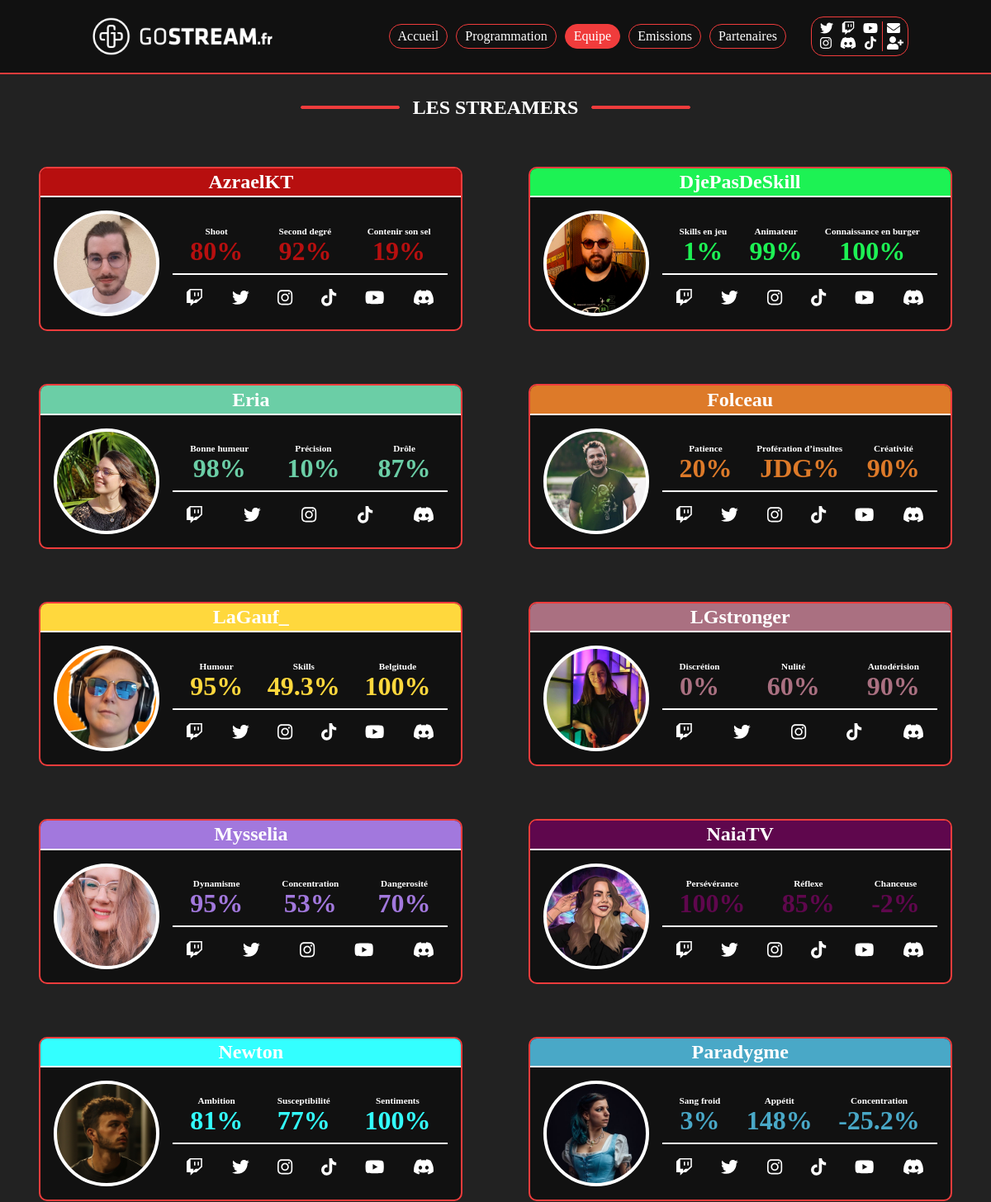
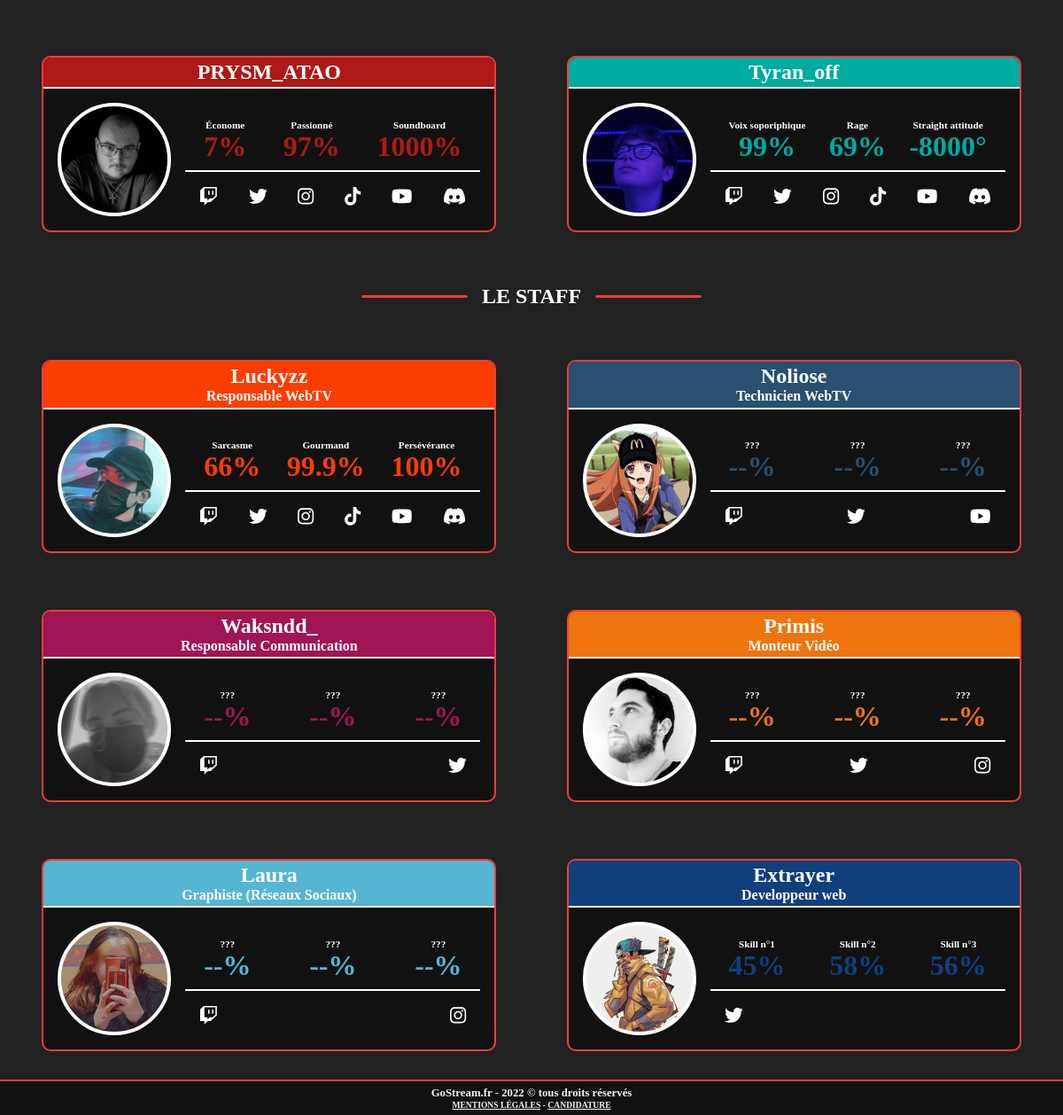
Page /equipe/ on the committed database (2 pictures, top to bottom).
### equipe/models.py (models this page shows, shortened)
class Streamer(models.Model):
    name = models.CharField(max_length=64)
    twitch = models.CharField(max_length=256,blank = True)
    youtube = models.CharField(max_length=256,blank = True)
    twitter = models.CharField(max_length=256,blank = True)
    instagram = models.CharField(max_length=256,blank = True)
    tiktok = models.CharField(max_length=256,blank = True)
    discord = models.CharField(max_length=256,blank = True)
    other = models.CharField(max_length=256,blank = True)
    pp = models.ImageField(upload_to='streamers', blank = True, null= True)
    color = models.CharField(max_length=256,blank = True)
    skill1 = models.CharField(max_length=256,blank = True)
    pourcent1 = models.CharField(max_length=256,blank = True)
    skill2 = models.CharField(max_length=256,blank = True)
    pourcent2 = models.CharField(max_length=256,blank = True)
    skill3 = models.CharField(max_length=256,blank = True)
    pourcent3 = models.CharField(max_length=256,blank = True)

class Equipe(models.Model):
    name = models.CharField(max_length=64)
    role = models.CharField(max_length=128)
    ordre = models.IntegerField()
    twitch = models.CharField(max_length=256,blank = True)
    youtube = models.CharField(max_length=256,blank = True)
    twitter = models.CharField(max_length=256,blank = True)
    instagram = models.CharField(max_length=256,blank = True)
    tiktok = models.CharField(max_length=256,blank = True)
    discord = models.CharField(max_length=256,blank = True)
    other = models.CharField(max_length=256,blank = True)
    pp = models.ImageField(upload_to='equipes', blank = True, null= True)
    color = models.CharField(max_length=256,blank = True)
    skill1 = models.CharField(max_length=256,blank = True)
    pourcent1 = models.CharField(max_length=256,blank = True)
    skill2 = models.CharField(max_length=256,blank = True)
    pourcent2 = models.CharField(max_length=256,blank = True)
    skill3 = models.CharField(max_length=256,blank = True)
    pourcent3 = models.CharField(max_length=256,blank = True)

### equipe/views.py (the view)
# urls.py: path('equipe/', equipe, name='equipe'),
def equipe(request):
    streamers = Streamer.objects.order_by(Lower("name"))
    equipes = Equipe.objects.order_by("ordre")
    return render(request,'equipe/index.html', context={'streamers':streamers,'equipes':equipes})

### equipe/templates/equipe/index.html
{% extends 'base.html' %}
{% load static %}
{% block head %}
    <link rel="stylesheet" type="text/css" href="{% static 'css/equipe/index.css' %}">
{% endblock %}
{% block content %}
<content>
    <div class="titre">
        <hr class="bar-left" color=#F03C3C>
        <h1>LES STREAMERS</h1>
        <hr class="bar-right" color=#F03C3C>
    </div>
    <div class="container">
        {% for streamer in streamers %}
        <div class="card">
            <div class="title" style="background-color: {{streamer.color}} ;">
                <h2>{{ streamer.name }}</h2>
            </div>
            <div class="box">
                <div class="circle" style="background-image: url({{ streamer.pp.url }});background-size: 100%;"></div>
                <div class="right">
                    <div class="box-skill">
                        <div class="skill">
                            <h3>{{ streamer.skill1 }}</h3>
                            <h4 style="color: {{streamer.color}} ;">{{ streamer.pourcent1 }}</h4>
                        </div>
                        <div class="skill">
                            <h3>{{ streamer.skill2 }}</h3>
                            <h4 style="color: {{streamer.color}} ;">{{ streamer.pourcent2 }}</h4>
                        </div>
                        <div class="skill">
                            <h3>{{ streamer.skill3 }}</h3>
                            <h4 style="color: {{streamer.color}} ;">{{ streamer.pourcent3 }}</h4>
                        </div>
                    </div>
                    <div class="social">
                        {% if streamer.twitch %}
                        <li><a class="nav-link px-2"  target="_blank" href="{{ streamer.twitch }}"><i class="fab fa-twitch"></i></a></li>
                        {% endif %}
                        {% if streamer.twitter %}
                        <li><a class="nav-link px-2"  target="_blank" href="{{ streamer.twitter }}"><i class="fab fa-twitter"></i></a></li>
                        {% endif %}
                        {% if streamer.instagram %}
                        <li><a class="nav-link px-2"  target="_blank" href="{{ streamer.instagram }}"><i class="fab fa-instagram"></i></a></li>
                        {% endif %}
                        {% if streamer.tiktok %}
                        <li><a class="nav-link px-2"  target="_blank" href="{{ streamer.tiktok }}"><i class="fab fa-tiktok"></i></a></li>
                        {% endif %}
                        {% if streamer.youtube %}
                        <li><a class="nav-link px-2"  target="_blank" href="{{ streamer.youtube }}"><i class="fab fa-youtube"></i></a></li>
                        {% endif %}
                        {% if streamer.discord %}
                        <li><a class="nav-link px-2"  target="_blank" href="{{ streamer.discord }}"><i class="fab fa-discord"></i></a></li>
                        {% endif %}
                    </div>
                </div>
            </div>
        </div>
        {% endfor %}
    </div>
    <div class="titre">
        <hr class="bar-left" color=#F03C3C>
        <h1>LE STAFF</h1>
        <hr class="bar-right" color=#F03C3C>
    </div>
    <div class="container">
        {% for equipe in equipes %}
        <div class="card">
            <div class="title" style="background-color: {{equipe.color}} ;">
                <h2>{{ equipe.name }}</h2>
                <h4>{{ equipe.role }}</h4>
            </div>
            <div class="box">
                <div class="circle" style="background-image: url({{ equipe.pp.url }});background-size: 100%;"></div>
                <div class="right">
                    <div class="box-skill">
                        <div class="skill">
                            <h3>{{ equipe.skill1 }}</h3>
                            <h4 style="color: {{equipe.color}} ;">{{ equipe.pourcent1 }}</h4>
                        </div>
                        <div class="skill">
                            <h3>{{ equipe.skill2 }}</h3>
                            <h4 style="color: {{equipe.color}} ;">{{ equipe.pourcent2 }}</h4>
                        </div>
                        <div class="skill">
                            <h3>{{ equipe.skill3 }}</h3>
                            <h4 style="color: {{equipe.color}} ;">{{ equipe.pourcent3 }}</h4>
                        </div>
                    </div>
                    <div class="social">
                        {% if equipe.twitch %}
                        <li><a class="nav-link px-2"  target="_blank" href="{{ equipe.twitch }}"><i class="fab fa-twitch"></i></a></li>
                        {% endif %}
                        {% if equipe.twitter %}
                        <li><a class="nav-link px-2"  target="_blank" href="{{ equipe.twitter }}"><i class="fab fa-twitter"></i></a></li>
                        {% endif %}
                        {% if equipe.instagram %}
                        <li><a class="nav-link px-2"  target="_blank" href="{{ equipe.instagram }}"><i class="fab fa-instagram"></i></a></li>
                        {% endif %}
                        {% if equipe.tiktok %}
                        <li><a class="nav-link px-2"  target="_blank" href="{{ equipe.tiktok }}"><i class="fab fa-tiktok"></i></a></li>
                        {% endif %}
                        {% if equipe.youtube %}
                        <li><a class="nav-link px-2"  target="_blank" href="{{ equipe.youtube }}"><i class="fab fa-youtube"></i></a></li>
                        {% endif %}
                        {% if equipe.discord %}
                        <li><a class="nav-link px-2"  target="_blank" href="{{ equipe.discord }}"><i class="fab fa-discord"></i></a></li>
                        {% endif %}
                    </div>
                </div>
            </div>
        </div>
        {% endfor %}
    </div>
</content>
{% endblock %}

### static/css/navbar.css (style rules this page uses)
* { margin: 0; padding: 0; box-sizing: border-box; font-family: 'Klavika'; }

### equipe/static/css/equipe/index.css (style rules this page uses)
* { margin: 0; padding: 0; box-sizing: border-box; font-family: 'Klavika'; }
body { background-color: #222; }
content { display: flex; flex-direction: column; padding-top: 90px; background-color: #222; min-height: 95vh; }
.titre { display: flex; align-items: center; justify-content: center; width: 100%; height: 5em; }
.titre .bar-right { margin-left: 1em; border-radius: 1em; height: 0.2em; width: 10%; }
.titre .bar-left { margin-right: 1em; border-radius: 1em; height: 0.2em; width: 10%; }
.titre h1 { font-size: 1.5em; text-align: center; color: white; }
.container { display: flex; justify-content: space-evenly; flex-wrap: wrap; }
.container .card { margin: 2em; background: #111; border-radius: 10px; border: 2px #F03C3C solid; display: flex; flex-direction: column; }
.container .card .title { color: white; border-top-left-radius: 8px; border-top-right-radius: 8px; text-align: center; border-bottom: 2px solid #fff; padding: 0.2em; }
.container .card .box { display: flex; align-items: center; flex-wrap: wrap; justify-content: center; }
.container .card .box .circle { background: #111; border-radius:50%; width: 128px; height: 128px; border:4px solid #FFFFFF; margin: 1em; }
.container .card .box .right { margin: 1em; margin-left: 0; width: 333px; }
.container .card .box .right .box-skill { display: flex; justify-content: space-between; color: #fff; text-align: center; padding: 0.5em; }
.container .card .box .right .box-skill .skill { margin: 0.8em; margin-bottom: 0; margin-top: 0; }
.container .card .box .right .box-skill .skill h3 { font-size: 0.7em; }
.container .card .box .right .skill h4 { font-size: 2em; }
.container .card .box .right .social { border-top: 2px solid #fff; display: flex; justify-content: space-between; list-style-type: none; padding: 1em; padding-bottom: 0; }
.container .card .box .right .social li a { color: #FFFFFF; font-size: 1.3em; }

### rows in the picture
Streamer: name "AzraelKT", pp (picture), skill1 "Shoot", pourcent1 "80%", skill2 "Second degré", pourcent2 "92%", skill3 "Contenir son sel", pourcent3 "19%"
Streamer: name "DjePasDeSkill", pp (picture), skill1 "Skills en jeu", pourcent1 "1%", skill2 "Animateur", pourcent2 "99%", skill3 "Connaissance en burger", pourcent3 "100%"
Streamer: name "Eria", pp (picture), skill1 "Bonne humeur", pourcent1 "98%", skill2 "Précision", pourcent2 "10%", skill3 "Drôle", pourcent3 "87%"
Streamer: name "Folceau", pp (picture), skill1 "Patience", pourcent1 "20%", skill2 "Profération d’insultes", pourcent2 "JDG%", skill3 "Créativité", pourcent3 "90%"
Streamer: name "LaGauf_", pp (picture), skill1 "Humour", pourcent1 "95%", skill2 "Skills", pourcent2 "49.3%", skill3 "Belgitude", pourcent3 "100%"
Streamer: name "LGstronger", pp (picture), skill1 "Discrétion", pourcent1 "0%", skill2 "Nulité", pourcent2 "60%", skill3 "Autodérision", pourcent3 "90%"
Streamer: name "Mysselia", pp (picture), skill1 "Dynamisme", pourcent1 "95%", skill2 "Concentration", pourcent2 "53%", skill3 "Dangerosité", pourcent3 "70%"
Streamer: name "NaiaTV", pp (picture), skill1 "Persévérance", pourcent1 "100%", skill2 "Réflexe", pourcent2 "85%", skill3 "Chanceuse", pourcent3 "-2%"
Streamer: name "Newton", pp (picture), skill1 "Ambition", pourcent1 "81%", skill2 "Susceptibilité", pourcent2 "77%", skill3 "Sentiments", pourcent3 "100%"
Streamer: name "Paradygme", pp (picture), skill1 "Sang froid", pourcent1 "3%", skill2 "Appétit", pourcent2 "148%", skill3 "Concentration", pourcent3 "-25.2%"
Streamer: name "PRYSM_ATAO", pp (picture), skill1 "Économe", pourcent1 "7%", skill2 "Passionné", pourcent2 "97%", skill3 "Soundboard", pourcent3 "1000%"
Streamer: name "Tyran_off", pp (picture), skill1 "Voix soporiphique", pourcent1 "99%", skill2 "Rage", pourcent2 "69%", skill3 "Straight attitude", pourcent3 "-8000°"
Equipe: name "Luckyzz", role "Responsable WebTV", pp (picture), skill1 "Sarcasme", pourcent1 "66%", skill2 "Gourmand", pourcent2 "99.9%", skill3 "Persévérance", pourcent3 "100%"
Equipe: name "Noliose", role "Technicien WebTV", pp (picture), skill1 "???", pourcent1 "--%", skill2 "???", pourcent2 "--%", skill3 "???", pourcent3 "--%"
Equipe: name "Waksndd_", role "Responsable Communication", pp (picture), skill1 "???", pourcent1 "--%", skill2 "???", pourcent2 "--%", skill3 "???", pourcent3 "--%"
Equipe: name "Primis", role "Monteur Vidéo", pp (picture), skill1 "???", pourcent1 "--%", skill2 "???", pourcent2 "--%", skill3 "???", pourcent3 "--%"
Equipe: name "Laura", role "Graphiste (Réseaux Sociaux)", pp (picture), skill1 "???", pourcent1 "--%", skill2 "???", pourcent2 "--%", skill3 "???", pourcent3 "--%"
Equipe: name "Extrayer", role "Developpeur web", pp (picture), skill1 "Skill n°1", pourcent1 "45%", skill2 "Skill n°2", pourcent2 "58%", skill3 "Skill n°3", pourcent3 "56%"
